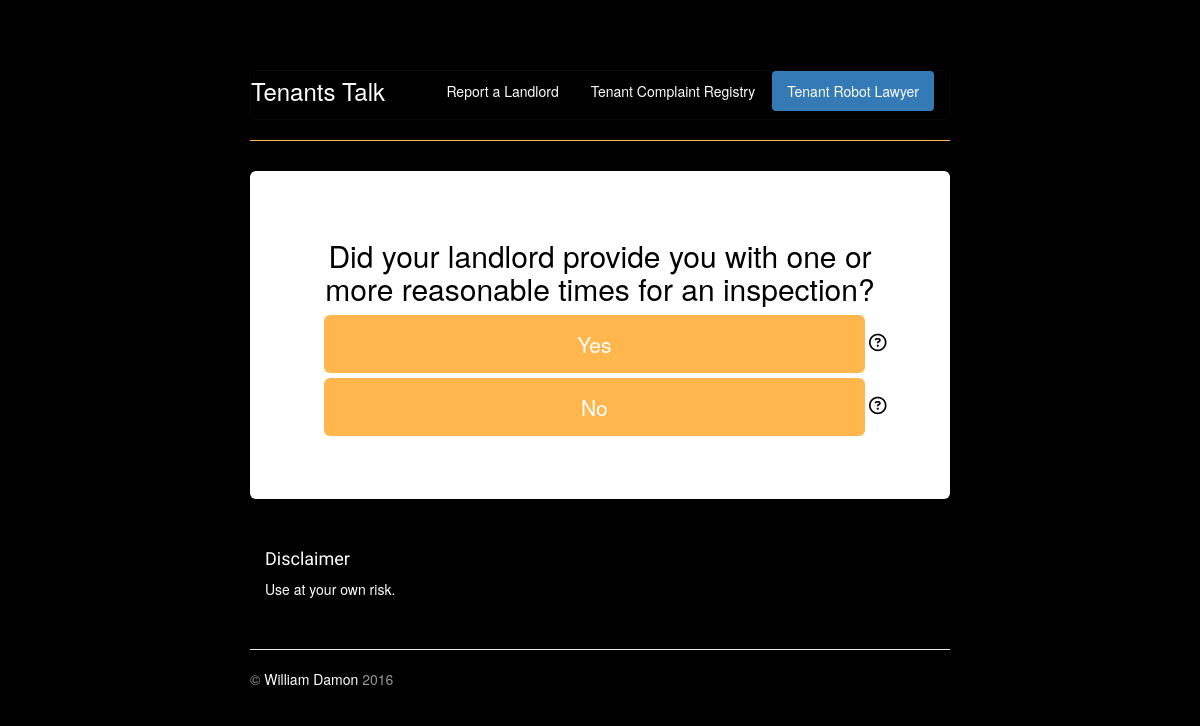
The app's page /contest/24/ with its own data.
### contest/models.py (models this page shows, shortened)
class Question(models.Model):
    question_text = models.CharField(max_length=100)
    name = models.CharField(max_length=100)

class Choice(models.Model):
    choice_text = models.CharField(max_length=100)
    question = models.ForeignKey(Question, on_delete=models.CASCADE, related_name='qs' )
    children = models.ForeignKey(Question, blank=True, null=True, on_delete=models.CASCADE, related_name='chi' )
    name = models.CharField(max_length=100)
    tooltip = models.CharField(max_length=500, blank=True, null=True)
    leaf = models.CharField(max_length=100, blank=True, null=True)

### contest/views.py (the view)
# urls.py: url(r'^(?P<question_id>[0-9]+)/$', views.question, name='question'),
def question(request, question_id):
    question = get_object_or_404(Question, pk=question_id)
    choices = Choice.objects.filter(question=question_id)
    context = {'choices': choices, 'question': question}
    return render(request, 'contest/question.html', context)

### contest/templates/contest/question.html (shortened to what this page needs)
{% extends 'contest/base.html' %}
{% block content %}
        <h2>{{ question.question_text }}</h2>
        <div class="form-check">
            <ul style="list-style: none; padding-left: 0px">
              {% for c in choices %}
              {% if not c.leaf  %}
                  {% if c.tooltip %}
                    <li style="padding-bottom: 5px; width: 580px; padding-left: 10px;">
                      <a class="btn btn-lg" style="background-color: #ffb74d; white-space: normal; width:95%" href="/contest/{{c.children.id}}"role="button"> {{ c.choice_text }}</a>
                      <a tabindex="0" id= "{{forloop.counter}}" class="fa fa-question-circle-o fa-lg" role="button" style="color:black" aria-hidden="true" data-toggle="popover" data-placement="right" data-trigger="focus" title="Tooltip"  data-content="{{c.tooltip}}"></a>
                    </li>
                    <script>
                      $(function () {
                        $('#{{forloop.counter}}').popover();
                      });
                    </script>
                  {% else %}
                    <li style="padding-bottom: 5px; width: 600px; padding-right: 30px;">
                       <a class="btn btn-lg" style="background-color: #ffb74d; white-space: normal; width:95%" href="/contest/{{c.children.id}}"role="button"> {{ c.choice_text }}</a>
                    </li>
                  {% endif %}
              {% else %}
                {% if c.tooltip %}
                  <li style="padding-bottom: 5px; width: 580px; padding-left: 10px;">
                    <a class="btn btn-lg" style="background-color: #ffb74d; white-space: normal; width:95%" href="/contest/fletter/{{c.leaf}}"role="button"> {{ c.choice_text }}</a>
                  </li>
                {% else %}
                <li style="padding-bottom: 5px; width: 600px; padding-right: 30px;">
                  <a class="btn btn-lg" style="background-color: #ffb74d; white-space: normal; width:95%" href="/contest/fletter/{{c.leaf}}"role="button"> {{ c.choice_text }}</a>
                {% endif %}
              {% endif %}
              {% endfor %}
            </ul>
      </div>
    </div>
{% endblock %}

### report/static/jumbotron-narrow.css (style rules this page uses)
a, a:focus, a:hover { color: white; }
body { color: black; padding-top: 70px; padding-bottom: 20px; background-color: #000000; }
.jumbotron .btn { padding: 14px 24px; font-size: 21px; }

### records on screen
Question: question_text "Did your landlord provide you with one or more reasonable times for an inspection?"
Choice: choice_text "Yes"
Choice: choice_text "No"
